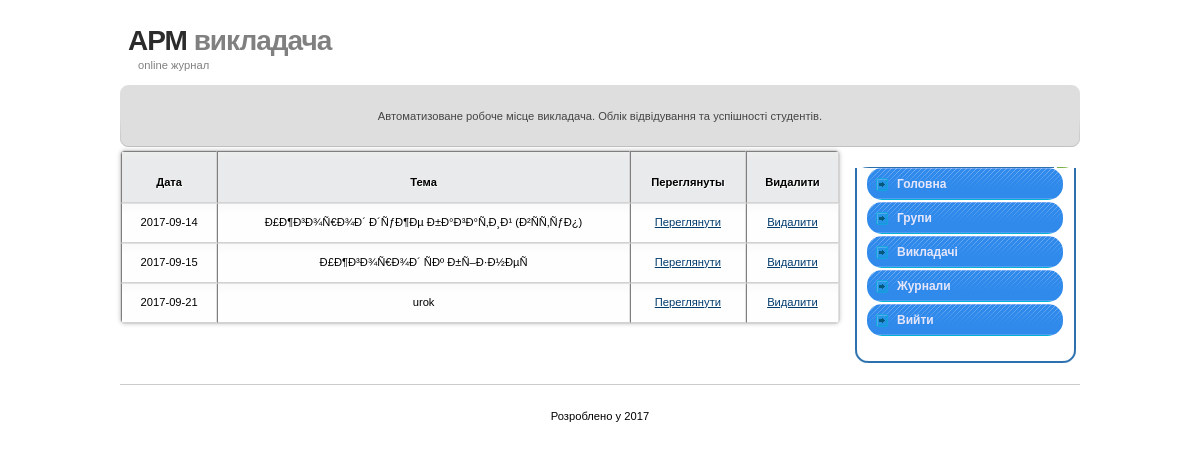
Screenshot of /index.php?stor=uroki&id=12 (signed in) with the database file from the repository.
### tables this page shows
CREATE TABLE `journal12` (
  `id` int(11) NOT NULL,
  `date` date NOT NULL,
  `tema` varchar(255) DEFAULT NULL,
  `zapisi` varchar(800) DEFAULT NULL,
  `tipuroka` varchar(20) NOT NULL
);

### uroki.php (the view, shortened to what this page needs)
<?php
$id = (int)$_GET['id'];
$query = "SELECT * FROM journal$id";
$res = mysql_query( $query );
echo '<table border="1" cellpadding="5" cellspacing="0">';
echo '<tr>';
echo '<th>Дата</th>';
echo '<th>Тема</th>';
echo '<th>Переглянуты</th>';
echo '<th>Видалити</th>';
echo '</tr>';
while( $prd = mysql_fetch_array( $res ) )
{
    echo '<tr>';
    echo '<td>'.$prd['date'].'</td>';
	echo '<td>'.$prd['tema'].'</td>';
    echo '<td><a href=index.php?stor=editurok&id_journal='.$id.'&id_urok='.$prd['id'].'>Переглянути</a></td>';
    echo '<td><a href=index.php?stor=uroki&action=del&id='.$id.'&id_urok='.$prd['id'].'>Видалити</a></td>';
    echo '</tr>';
}
echo '</table>';
?>

### style.css (style rules this page uses)
table { width:720px; border:1px solid black; word-break: break-all; overflow:hidden; border:1px solid #d3d3d3; background:#fefefe; margin:-17px auto 0; -moz-border-radius:5px; -webkit-border-radius:5px; border-radius:5px; -moz-box-shadow: 0 0 4px rgba(0, 0, 0, 0.2); -webkit-box-shadow: 0 0 4px rgba(0, 0, 0, 0.2); }
th, td { padding:10px 10px 10px; text-align:center; }
th { padding-top:22px; text-shadow: 1px 1px 1px #fff; background:#e8eaeb; }
td { border-top:1px solid #e0e0e0; border-right:1px solid #e0e0e0; }
td { background: -moz-linear-gradient(100% 25% 90deg, #fefefe, #f9f9f9); background: -webkit-gradient(linear, 0% 0%, 0% 25%, from(#f9f9f9), to(#fefefe)); }
th { background: -moz-linear-gradient(100% 20% 90deg, #e8eaeb, #ededed); background: -webkit-gradient(linear, 0% 0%, 0% 20%, from(#ededed), to(#e8eaeb)); }
body { font: 14px/21px "Lucida Sans", "Lucida Grande", "Lucida Sans Unicode", sans-serif; }
body { padding: 0; margin: 0; font: 0.7em Tahoma, Arial, sans-serif; line-height: 1.6em; }
a { color: #003B6E; }

### rows the page displays
journal12: date "2017-09-14", tema "Ð£Ð¶Ð³Ð¾Ñ€Ð¾Ð´ Ð´ÑƒÐ¶Ðµ Ð±Ð°Ð³Ð°Ñ‚Ð¸Ð¹ (Ð²ÑÑ‚ÑƒÐ¿)"
journal12: date "2017-09-15", tema "Ð£Ð¶Ð³Ð¾Ñ€Ð¾Ð´ ÑÐº Ð±Ñ–Ð·Ð½ÐµÑ"
journal12: date "2017-09-21", tema "urok"
